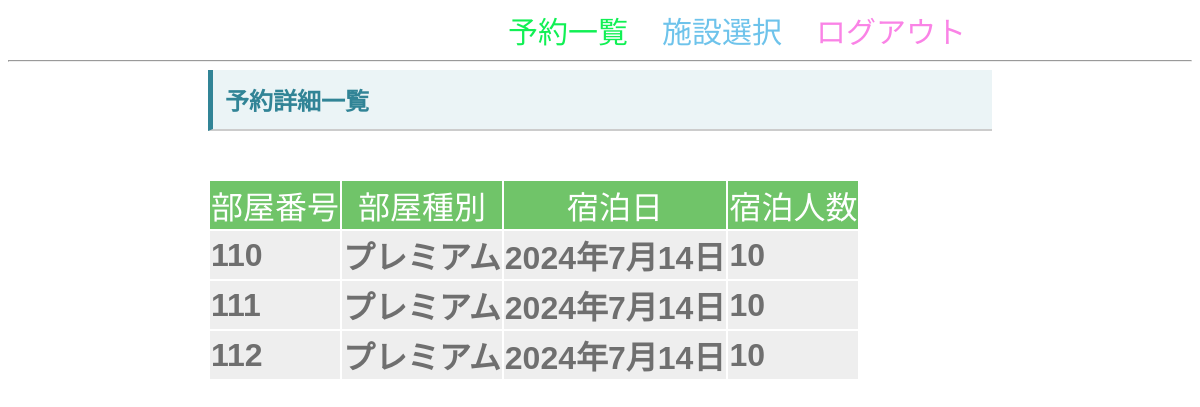
The app's page /detaillist/22 (signed in) with its own data.
### ReservationApp/models.py (models this page shows, shortened)
class Reservation_detail(models.Model):
    date = models.DateField()
    type_persons = models.IntegerField()
    reservation = models.ForeignKey(
        Reservation,on_delete=models.CASCADE
    )
    room = models.ForeignKey(
        Room,on_delete = models.CASCADE
    )
    class Meta:
        db_table = "reservation_detail"
        unique_together = [["room","date"]]

class Room(models.Model):
    room_number= models.IntegerField()
    facility = models.ForeignKey(
        Facility,on_delete=models.CASCADE
    )
    room_type = models.ForeignKey(
        RoomType,on_delete=models.CASCADE
    )
    class Meta:
        db_table = "room"

class RoomType(models.Model):
    type_name = models.CharField(max_length=30)
    capacity=models.IntegerField()
    type_fee = models.IntegerField()
    class Meta:
        db_table = "roomtype"

### ReservationApp/views.py (the view)
# urls.py: path("detaillist/<int:reservation_id>",views.detaillist,name="detaillist"),
@login_required
def detaillist(request,reservation_id):
    details=Reservation_detail.objects.filter(reservation=Reservation.objects.get(pk=reservation_id))
    return render(request,"ReservationApp/detaillist.html",context={
        "details":details
    })

### templates/ReservationApp/detaillist.html (shortened to what this page needs)
<!DOCTYPE html>
<html lang="ja">
<head>
{% load static %}
<link rel="stylesheet" href="{% static "style.css" %}">
</head>
<body>
<div class="link_buttons">
<a href="{% url 'reservationlist'%}" class="link_button1">予約一覧</a>
<a href="{% url 'facility_select'%}" class="link_button2">施設選択</a>
<a href="{% url 'Logout' %}" class="link_button3">ログアウト</a>
</div>
<hr>
<div class="gamen">
<h1 class="page_title">予約詳細一覧<h1>
<table class="flat-table">
<thead>
<tr>
<th>部屋番号</th><th>部屋種別</th><th>宿泊日</th><th>宿泊人数</th>
</tr>
</thead>
<tbody>
{% for detail in details%}
<tr>
<td>{{ detail.room.room_number}}</td>
<td>{{ detail.room.room_type.type_name}}</td>
<td>{{detail.date}}</td>
<td>{{detail.type_persons}}</td>
</tr>
{% endfor %}
</tbody>
</table>
</div>
</body>
</html>

### static/style.css (style rules this page uses)
.page_title { margin: 0px auto; font-size: 1.5em; font-weight: bold; padding-top: .5em; padding-bottom: .5em; padding-left: .5em; margin-bottom: 2em; background-color: #ebf4f6; border-left: 5px solid #318496; border-bottom: 2px solid #cccccc; color: #318496; }
.gamen { margin-left:200px; margin-right:200px; }

### records on screen
Reservation_detail: room.room_number "110", room.room_type.type_name "プレミアム", date "2024年7月14日", type_persons "10"
Reservation_detail: room.room_number "111", room.room_type.type_name "プレミアム", date "2024年7月14日", type_persons "10"
Reservation_detail: room.room_number "112", room.room_type.type_name "プレミアム", date "2024年7月14日", type_persons "10"
